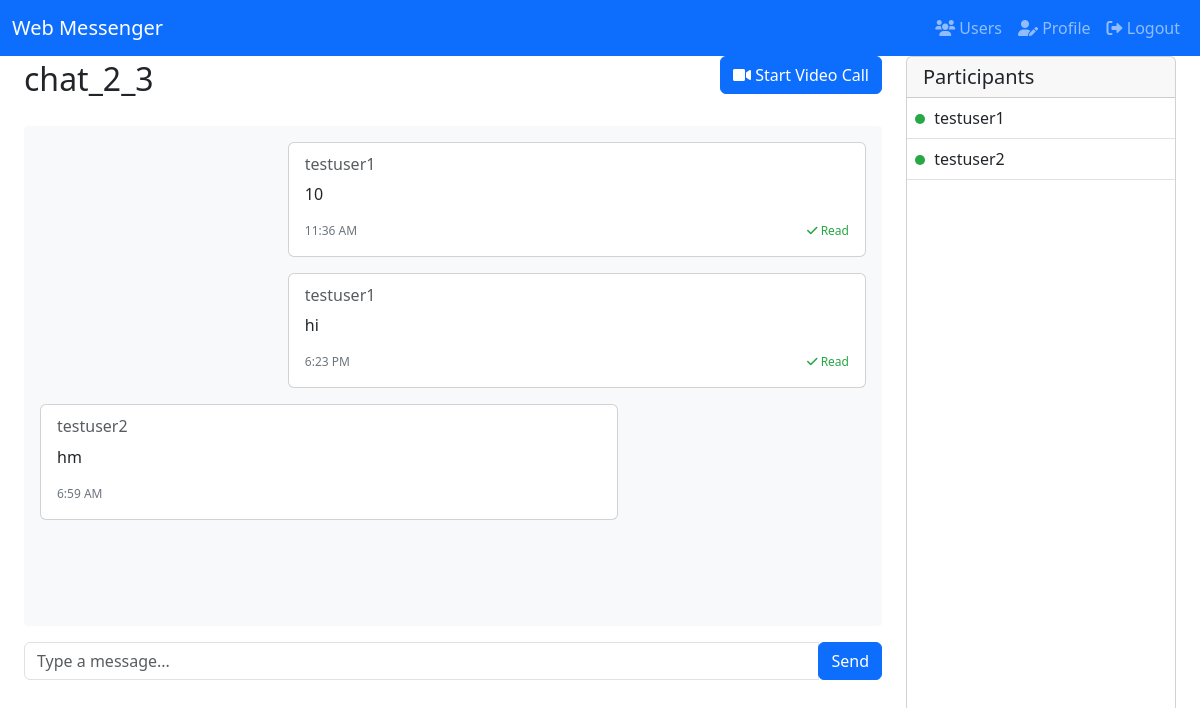
The page /chat/room/chat_2_3/ (signed in) on the database its author committed.
### chat/models.py (models this page shows, shortened)
class ChatRoom(models.Model):
    name = models.CharField(max_length=255)
    participants = models.ManyToManyField(User, related_name='chat_rooms')
    created_at = models.DateTimeField(auto_now_add=True)
    is_group = models.BooleanField(default=False)

class Message(models.Model):
    MESSAGE_TYPES = (
        ('text', 'Text'),
        ('image', 'Image'),
        ('video', 'Video'),
        ('audio', 'Audio'),
    )
    room = models.ForeignKey(ChatRoom, on_delete=models.CASCADE, related_name='messages')
    sender = models.ForeignKey(User, on_delete=models.CASCADE, related_name='sent_messages')
    content = models.TextField()
    message_type = models.CharField(max_length=10, choices=MESSAGE_TYPES, default='text')
    file = models.FileField(upload_to='chat_files/', null=True, blank=True)
    timestamp = models.DateTimeField(default=timezone.now)
    is_read = models.BooleanField(default=False)
    class Meta:
        ordering = ['timestamp']

class UserProfile(models.Model):
    user = models.OneToOneField(User, on_delete=models.CASCADE, related_name='profile')
    avatar = models.ImageField(upload_to='avatars/', null=True, blank=True)
    status = models.CharField(max_length=100, default='Hey there! I am using Web Messenger')
    is_online = models.BooleanField(default=False)
    last_seen = models.DateTimeField(default=timezone.now)

### chat/views.py (the view)
# urls.py: path('room/<str:room_name>/', views.chat_room, name='chat_room'),
@login_required
def chat_room(request, room_name):
    room = get_object_or_404(ChatRoom, name=room_name, participants=request.user)
    messages = Message.objects.filter(room=room).order_by('timestamp')
    participants = room.participants.all()
    messages.filter(~Q(sender=request.user), is_read=False).update(is_read=True)
    return render(request, 'chat/chat_room.html', {
        'room': room,
        'messages': messages,
        'participants': participants,
    })

### templates/chat/chat_room.html (shortened to what this page needs)
{% extends "chat/base.html" %}
{% block content %}
<div class="container-fluid">
    <div class="row">
        <div class="col-md-9">
            <div class="d-flex justify-content-between align-items-center mb-3">
                <h2>{{ room.name }}</h2>
                <div>
                    <button id="startVideoCall" class="btn btn-primary call-button">
                        <i class="fas fa-video"></i> Start Video Call
                    </button>
                </div>
            </div>
            <div id="messageContainer" class="message-container">
                {% for message in messages %}
                <div class="message {% if message.sender == user %}sent{% else %}received{% endif %}">
                    <div class="card">
                        <div class="card-body">
                            <h6 class="card-subtitle mb-2 text-muted">{{ message.sender.username }}</h6>
                            <p class="card-text">{{ message.content }}</p>
                            <div class="d-flex justify-content-between align-items-center">
                                <small class="message-time">{{ message.timestamp|date:"g:i A" }}</small>
                                {% if message.sender == user %}
                                <small class="message-status {% if message.is_read %}read{% else %}unread{% endif %}">
                                    <i class="fas fa-check"></i> {% if message.is_read %}Read{% else %}Sent{% endif %}
                                </small>
                                {% endif %}
                            </div>
                        </div>
                    </div>
                </div>
                {% endfor %}
            </div>
            <div class="input-group mt-3">
                <input type="text" id="messageInput" class="form-control" placeholder="Type a message...">
                <div class="input-group-append">
                    <button class="btn btn-primary" type="button" id="sendButton">Send</button>
                </div>
            </div>
        </div>
        <div class="col-md-3">
            <div class="card">
                <div class="card-header">
                    <h5 class="mb-0">Participants</h5>
                </div>
                <div class="participant-list">
                    {% for participant in participants %}
                    <div class="participant-item">
                        <span class="online-indicator {% if participant.profile.is_online %}online{% else %}offline{% endif %}"></span>
                        {{ participant.username }}
                    </div>
                    {% endfor %}
                </div>
            </div>
        </div>
    </div>
</div>
{% endblock %}

### templates/chat/base.html (shortened to what this page needs)
<!DOCTYPE html>
<html lang="en">
<head>
    <link href="https://cdn.jsdelivr.net/npm/bootstrap@5.3.0/dist/css/bootstrap.min.css" rel="stylesheet">
    <link rel="stylesheet" href="https://cdnjs.cloudflare.com/ajax/libs/font-awesome/6.0.0/css/all.min.css">
</head>
<body>
    <nav class="navbar navbar-expand-lg navbar-dark bg-primary">
        <div class="container-fluid">
            <a class="navbar-brand" href="{% url 'chat:chat_list' %}">Web Messenger</a>
            {% if user.is_authenticated %}
            <div class="collapse navbar-collapse" id="navbarNav">
                <ul class="navbar-nav ms-auto">
                    <li class="nav-item">
                        <a class="nav-link" href="{% url 'chat:user_list' %}">
                            <i class="fas fa-users"></i> Users
                        </a>
                    </li>
                    <li class="nav-item">
                        <a class="nav-link" href="{% url 'chat:update_profile' %}">
                            <i class="fas fa-user-edit"></i> Profile
                        </a>
                    </li>
                    <li class="nav-item">
                        <a class="nav-link" href="{% url 'logout' %}">
                            <i class="fas fa-sign-out-alt"></i> Logout
                        </a>
                    </li>
                </ul>
            </div>
            {% endif %}
        </div>
    </nav>
    <div class="container-fluid">
        {% block content %}{% endblock %}
    </div>
</body>
</html>

### templates/chat/base.html (style rules this page uses)
.message-container { height: calc(100vh - 120px); overflow-y: auto; }
.message { max-width: 70%; margin-bottom: 1rem; }
.message.sent { margin-left: auto; }
.message.received { margin-right: auto; }
.online-indicator { width: 10px; height: 10px; border-radius: 50%; display: inline-block; margin-right: 5px; }
.online-indicator.online { background-color: #28a745; }

### templates/chat/chat_room.html (style rules this page uses)
.message-container { height: calc(100vh - 300px); overflow-y: auto; padding: 1rem; background-color: #f8f9fa; border-radius: 0.25rem; }
.message { max-width: 70%; margin-bottom: 1rem; }
.message.sent { margin-left: auto; }
.message.received { margin-right: auto; }
.message-time { font-size: 0.75rem; color: #6c757d; }
.message-status { font-size: 0.75rem; margin-left: 0.5rem; }
.message-status.read { color: #28a745; }
.participant-list { height: calc(100vh - 56px); overflow-y: auto; }
.participant-item { padding: 0.5rem; border-bottom: 1px solid #dee2e6; }
.online-indicator { width: 10px; height: 10px; border-radius: 50%; display: inline-block; margin-right: 5px; }
.online-indicator.online { background-color: #28a745; }
.call-button { margin-bottom: 1rem; }

### rows shown on the page
ChatRoom: name "chat_2_3"
Message: sender.username "testuser1", content "10", timestamp "11:36 AM", is_read "Read"
Message: sender.username "testuser1", content "hi", timestamp "6:23 PM", is_read "Read"
Message: sender.username "testuser2", content "hm", timestamp "6:59 AM"

### other values the page prints
{{ participant.username }} "testuser1"
{{ participant.username }} "testuser2"
